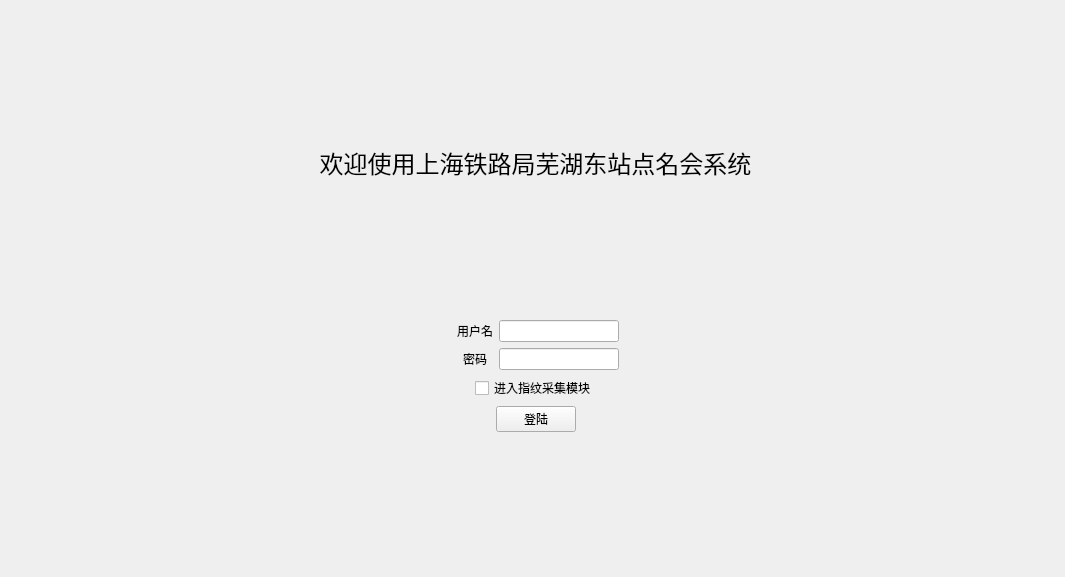
<?xml version="1.0" encoding="UTF-8"?>
<ui version="4.0">
 <class>Form</class>
 <widget class="QWidget" name="Form">
  <property name="geometry">
   <rect>
    <x>0</x>
    <y>0</y>
    <width>1065</width>
    <height>577</height>
   </rect>
  </property>
  <property name="windowTitle">
   <string>Form</string>
  </property>
  <layout class="QFormLayout" name="formLayout_2">
   <item row="0" column="1">
    <layout class="QVBoxLayout" name="verticalLayout_2">
     <item>
      <spacer name="verticalSpacer_4">
       <property name="orientation">
        <enum>Qt::Vertical</enum>
       </property>
       <property name="sizeHint" stdset="0">
        <size>
         <width>20</width>
         <height>50</height>
        </size>
       </property>
      </spacer>
     </item>
     <item>
      <widget class="QLabel" name="label">
       <property name="text">
        <string>&lt;html&gt;&lt;head/&gt;&lt;body&gt;&lt;p&gt;&lt;span style=&quot; font-size:18pt;&quot;&gt;欢迎使用上海铁路局芜湖东站点名会系统&lt;/span&gt;&lt;/p&gt;&lt;/body&gt;&lt;/html&gt;</string>
       </property>
       <property name="alignment">
        <set>Qt::AlignCenter</set>
       </property>
      </widget>
     </item>
     <item>
      <spacer name="verticalSpacer">
       <property name="orientation">
        <enum>Qt::Vertical</enum>
       </property>
       <property name="sizeHint" stdset="0">
        <size>
         <width>20</width>
         <height>50</height>
        </size>
       </property>
      </spacer>
     </item>
     <item>
      <layout class="QVBoxLayout" name="verticalLayout">
       <item>
        <layout class="QFormLayout" name="formLayout">
         <property name="labelAlignment">
          <set>Qt::AlignCenter</set>
         </property>
         <property name="formAlignment">
          <set>Qt::AlignCenter</set>
         </property>
         <item row="0" column="1">
          <widget class="QLineEdit" name="UsernameInput">
           <property name="maximumSize">
            <size>
             <width>120</width>
             <height>16777215</height>
            </size>
           </property>
          </widget>
         </item>
         <item row="1" column="0">
          <widget class="QLabel" name="PasswordLabel">
           <property name="maximumSize">
            <size>
             <width>50</width>
             <height>16777215</height>
            </size>
           </property>
           <property name="styleSheet">
            <string notr="true"/>
           </property>
           <property name="text">
            <string>密码</string>
           </property>
           <property name="alignment">
            <set>Qt::AlignCenter</set>
           </property>
          </widget>
         </item>
         <item row="1" column="1">
          <widget class="QLineEdit" name="PasswordInput">
           <property name="maximumSize">
            <size>
             <width>120</width>
             <height>16777215</height>
            </size>
           </property>
           <property name="baseSize">
            <size>
             <width>0</width>
             <height>0</height>
            </size>
           </property>
           <property name="echoMode">
            <enum>QLineEdit::Password</enum>
           </property>
          </widget>
         </item>
         <item row="0" column="0">
          <widget class="QLabel" name="PasswordLabel_2">
           <property name="enabled">
            <bool>true</bool>
           </property>
           <property name="sizePolicy">
            <sizepolicy hsizetype="Preferred" vsizetype="Preferred">
             <horstretch>0</horstretch>
             <verstretch>0</verstretch>
            </sizepolicy>
           </property>
           <property name="maximumSize">
            <size>
             <width>50</width>
             <height>16777215</height>
            </size>
           </property>
           <property name="layoutDirection">
            <enum>Qt::LeftToRight</enum>
           </property>
           <property name="styleSheet">
            <string notr="true"/>
           </property>
           <property name="frameShadow">
            <enum>QFrame::Plain</enum>
           </property>
           <property name="lineWidth">
            <number>1</number>
           </property>
           <property name="text">
            <string>用户名</string>
           </property>
           <property name="alignment">
            <set>Qt::AlignCenter</set>
           </property>
           <property name="indent">
            <number>-1</number>
           </property>
          </widget>
         </item>
        </layout>
       </item>
       <item alignment="Qt::AlignHCenter">
        <widget class="QCheckBox" name="InFigureCollection">
         <property name="text">
          <string>进入指纹采集模块</string>
         </property>
        </widget>
       </item>
       <item>
        <layout class="QHBoxLayout" name="horizontalLayout">
         <item>
          <spacer name="horizontalSpacer_2">
           <property name="orientation">
            <enum>Qt::Horizontal</enum>
           </property>
           <property name="sizeHint" stdset="0">
            <size>
             <width>40</width>
             <height>20</height>
            </size>
           </property>
          </spacer>
         </item>
         <item>
          <widget class="QPushButton" name="SubmitButton">
           <property name="text">
            <string>登陆</string>
           </property>
          </widget>
         </item>
         <item>
          <spacer name="horizontalSpacer">
           <property name="orientation">
            <enum>Qt::Horizontal</enum>
           </property>
           <property name="sizeHint" stdset="0">
            <size>
             <width>40</width>
             <height>20</height>
            </size>
           </property>
          </spacer>
         </item>
        </layout>
       </item>
      </layout>
     </item>
     <item>
      <spacer name="verticalSpacer_2">
       <property name="orientation">
        <enum>Qt::Vertical</enum>
       </property>
       <property name="sizeHint" stdset="0">
        <size>
         <width>20</width>
         <height>40</height>
        </size>
       </property>
      </spacer>
     </item>
    </layout>
   </item>
  </layout>
 </widget>
 <resources>
  <include location="resource.qrc"/>
 </resources>
 <connections/>
</ui>
